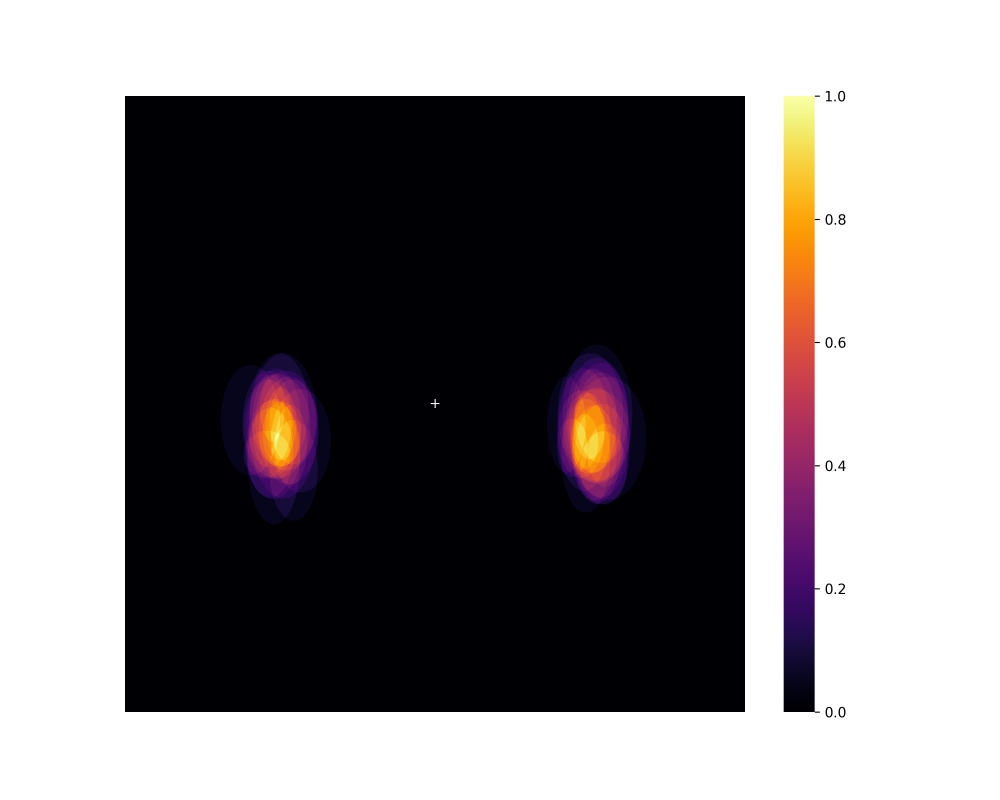
#> input picture plots/blind_spot_heatmap.png, 3000 x 2400 px (shown at 1/3 size)
$ jupyter execute --allow-errors figures.ipynb
#> lines starting #> are read from the running program, lines starting #| are printed output that depends on the picture
[cell 1]
# Imports
import os
import sys
import matplotlib.pyplot as plt
import seaborn as sns
from PIL import Image
import pandas as pd
import numpy as np

## Figure 1

[cell 2]
heat_map_png = Image.open('../plots/blind_spot_heatmap.png')
#> heat_map_png is the input picture: PIL image 3000x2400 RGBA; mean R, G, B, A 134.2, 130.5, 132.5, 255
fig = plt.figure(figsize=(12, 8), dpi=150)
plt.imshow(heat_map_png)
plt.axis('off')

x_offset, y_offset = -195, -5
cross_size = 30
lw = 2
cross_x, cross_y = heat_map_png.size[0] / 2 + x_offset , heat_map_png.size[1] / 2 + y_offset # Center position
#> cross_x = 1305; cross_y = 1195

plt.plot([cross_x - cross_size, cross_x + cross_size], [cross_y, cross_y], color='white', lw=lw)  # Horizontal line
plt.plot([cross_x, cross_x], [cross_y - cross_size, cross_y + cross_size], color='white', lw=lw)  # Vertical line
plt.text(heat_map_png.size[0]-400, 300, '(100% Overlap)', color='black', fontsize=14)
plt.text(heat_map_png.size[0]-400, heat_map_png.size[1]-300, '(0% Overlap)', color='black', fontsize=14)
plt.savefig("../plots/heatmap.png")
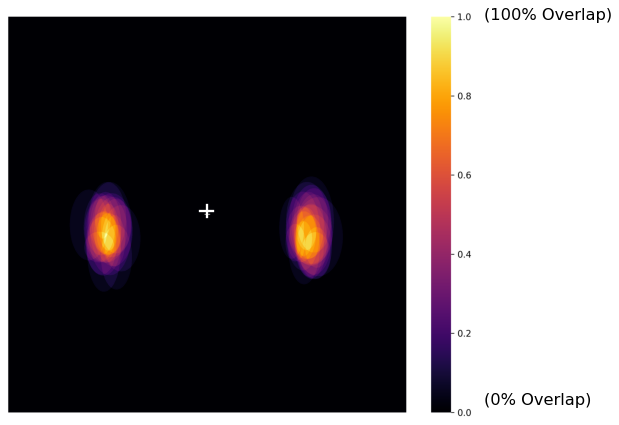
#> figure drawn by matplotlib, 1 panel
plt.show()

## Figure 2

#> (a cell that did not finish here is left out)

## Figure 3

[cell 4]
from matplotlib.colors import Normalize
from matplotlib.cm import ScalarMappable

#> (the rest of this cell did not finish here and is left out)

## Figure 4

[cell 5]
import numpy as np
from scipy.stats import wilcoxon
import os
import scipy.io
import matplotlib.pyplot as plt
import seaborn as sns
from mpl_toolkits.axes_grid1.inset_locator import inset_axes
from matplotlib.patches import Ellipse, Rectangle


dataDir = os.getcwd()
plotDir = '../plots'
print(plotDir)
allDataDir = os.path.join(dataDir, 'allData.mat')

# Load the .mat file
#> (the rest of this cell did not finish here and is left out)

[cell 6]
from scipy.stats import ks_2samp

#> (the rest of this cell did not finish here and is left out)

## Figure 5

[cell 7]
import matplotlib.pyplot as plt
from PIL import Image

# Load images
A = Image.open("../plots/schematics_allConditions.png")
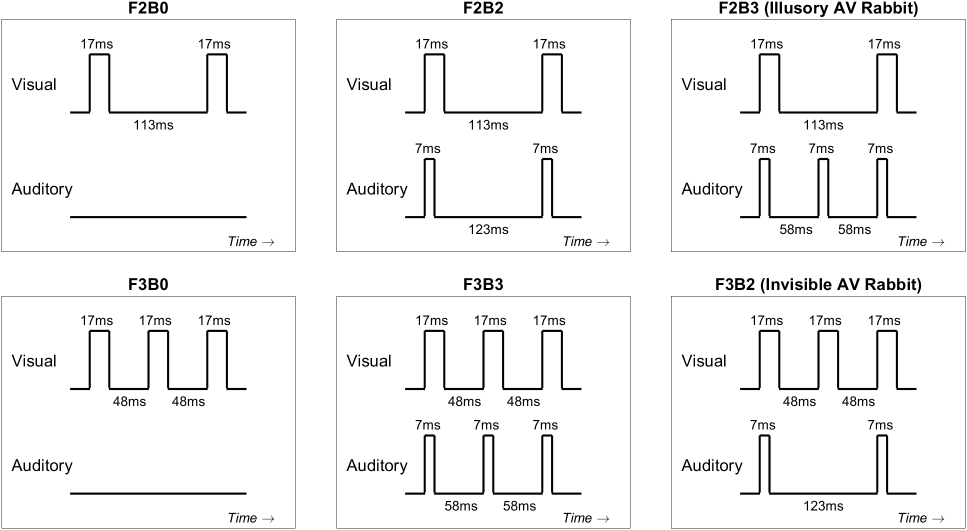
#> input picture plots/schematics_allConditions.png, 1934 x 1060 px (shown at 1/2 size)
#> A is the input picture: PIL image 1934x1060 RGB; min 0, max 255, mean 243.9
B = Image.open("../plots/bs_flash_L.png")
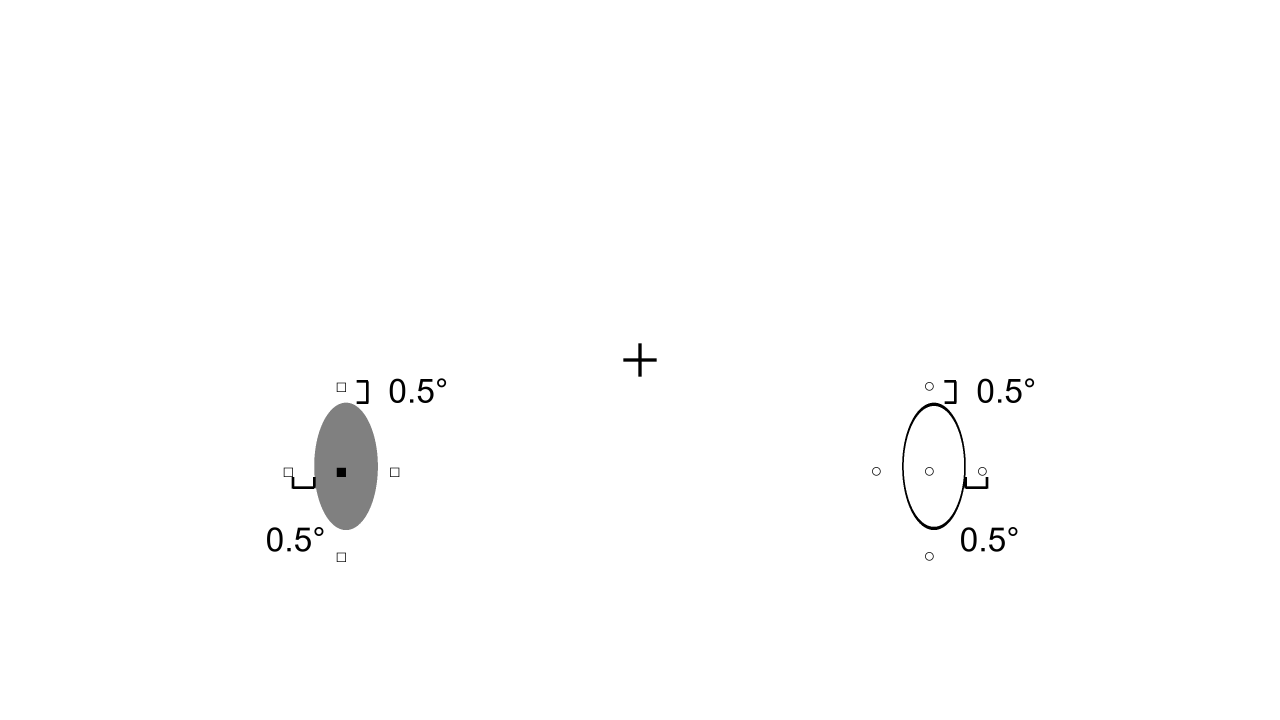
#> input picture plots/bs_flash_L.png, 3840 x 2160 px (shown at 1/3 size)
#> B is the input picture: PIL image 3840x2160 RGB; min 0, max 255, mean 253.3
C = Image.open("../plots/bs_flash_R.png")
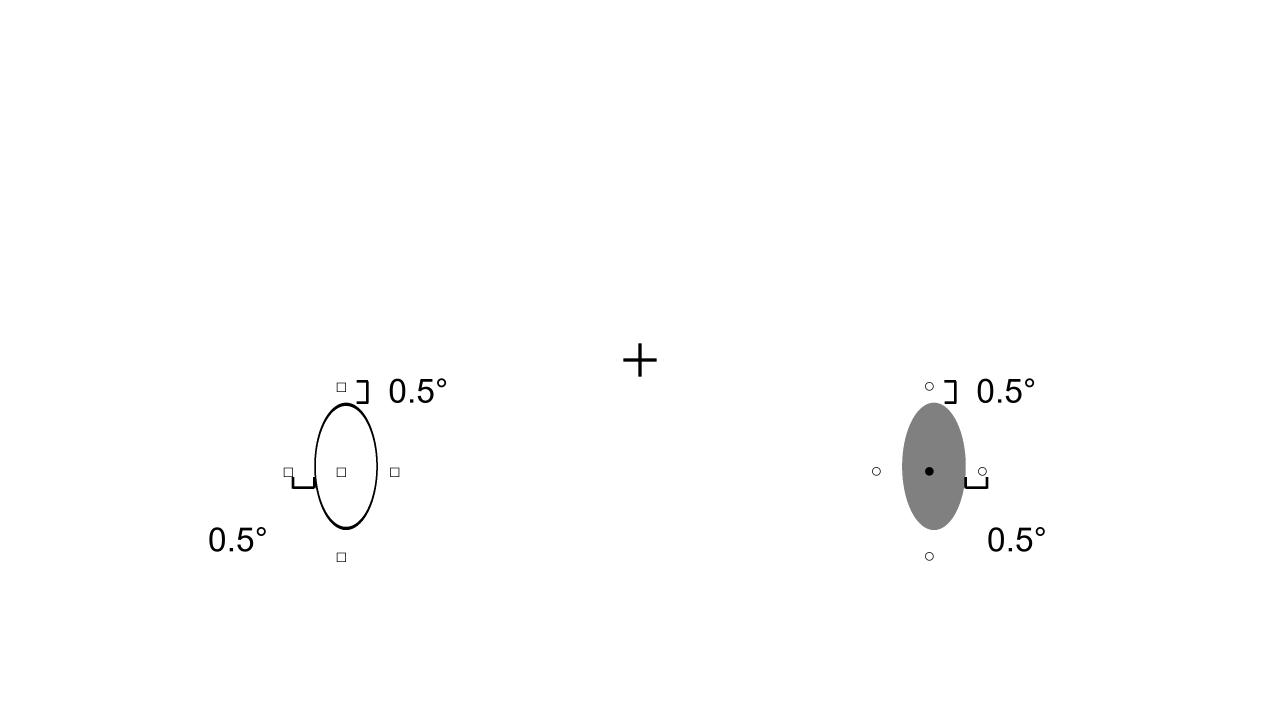
#> input picture plots/bs_flash_R.png, 3840 x 2160 px (shown at 1/3 size)
#> C is the input picture: PIL image 3840x2160 RGB; min 0, max 255, mean 253.3
D = Image.open("../plots/flashResp.png")
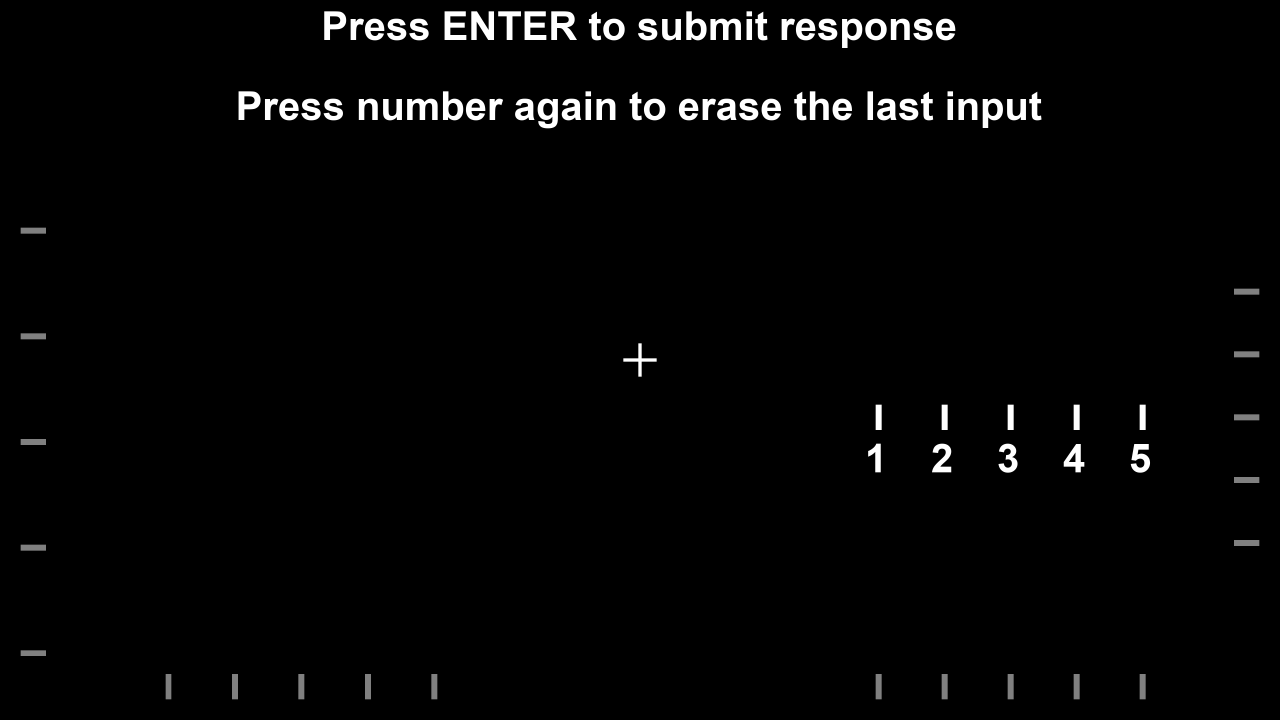
#> input picture plots/flashResp.png, 3840 x 2160 px (shown at 1/3 size)
#> D is the input picture: PIL image 3840x2160 RGB; min 0, max 255, mean 5.5

# crop panels B and C
# (left, upper, right, lower)
box = (1000, 980, 2840, 1560)
B = B.crop(box)
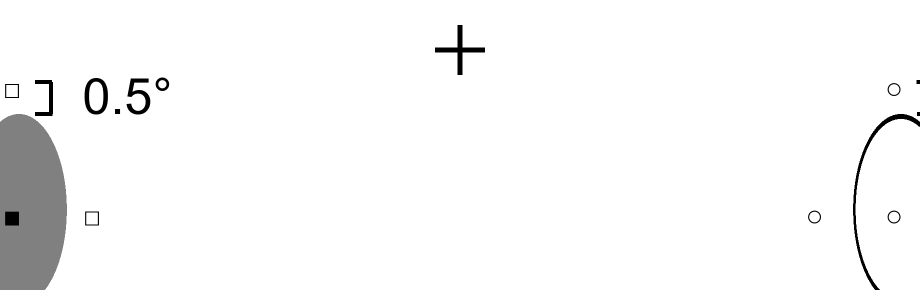
#> B: PIL image 1840x580 RGB (shown at 1/2 size); min 0, max 255, mean 247.6
C = C.crop(box)
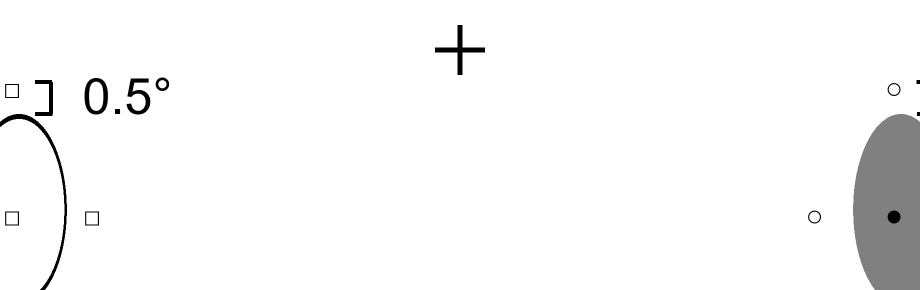
#> C: PIL image 1840x580 RGB (shown at 1/2 size); min 0, max 255, mean 247.7

pad = 0

# Create a 2x2 grid layout for the figure
fig = plt.figure(figsize=(10, 10), dpi=150)

ax1 = plt.subplot2grid((5, 2), (0, 0), rowspan=2, colspan=2)
ax1.imshow(A)
ax1.axis('off')  # Hide axis ticks
ax1.set_title('A', loc='left', fontsize=14, fontweight='bold', pad=pad, x=-.215)

ax2 = plt.subplot2grid((5, 2), (2, 0))
ax2.imshow(B)
ax2.axis('off')
ax2.set_title('B', loc='left', fontsize=14, fontweight='bold', pad=pad)

ax3 = plt.subplot2grid((5, 2), (2, 1))
ax3.imshow(C)
ax3.axis('off')
ax3.set_title('C', loc='left', fontsize=14, fontweight='bold', pad=pad)

ax4 = plt.subplot2grid((5, 2), (3, 0), rowspan=2, colspan=2)
ax4.imshow(D)
ax4.axis('off')
ax4.set_title('D', loc='left', fontsize=14, fontweight='bold', pad=pad, x=-.236)

# Adjust layout
plt.tight_layout()
plt.savefig("../plots/schematics.png", dpi=150)
plt.show()
